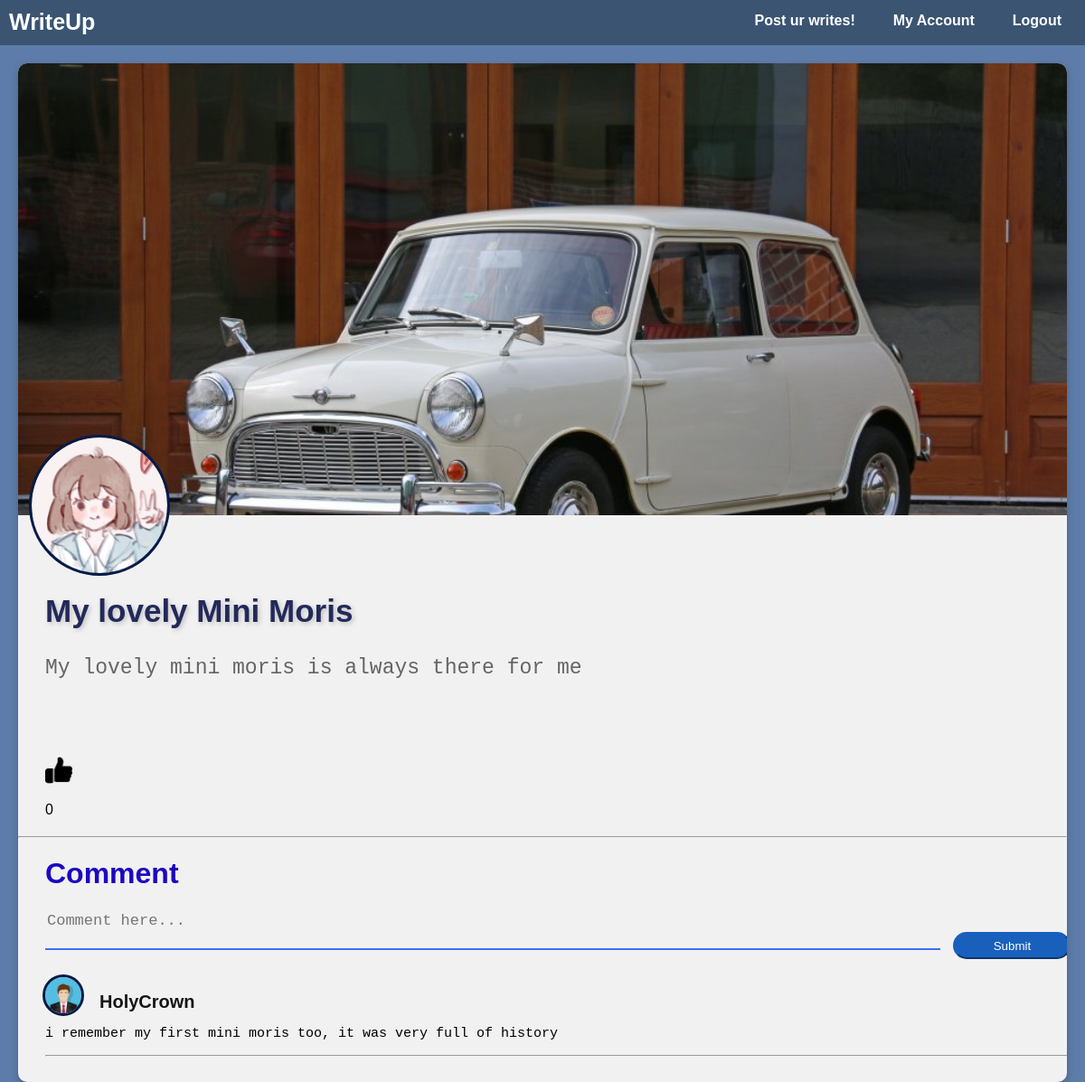
Screenshot of /detail_page.php?id=4 (signed in) with the database file from the repository.
### tables this page shows
CREATE TABLE `post` (
  `id_post` int(11) NOT NULL,
  `title` varchar(50) NOT NULL,
  `description` text NOT NULL,
  `image` varchar(255) NOT NULL,
  `id_account` int(11) NOT NULL,
  `reader` int(20) DEFAULT NULL,
  `created_at` date NOT NULL DEFAULT current_timestamp()
);

CREATE TABLE `account` (
  `id_account` int(11) NOT NULL,
  `email` varchar(30) NOT NULL,
  `username` varchar(30) NOT NULL,
  `password` varchar(255) NOT NULL,
  `profpict` varchar(255) NOT NULL
);

CREATE TABLE `comment` (
  `id_comment` int(11) NOT NULL,
  `id_account` int(11) NOT NULL,
  `id_post` int(11) NOT NULL,
  `comment` text NOT NULL
);

### detail_page.php (the view, shortened to what this page needs)
<?php
        include "connection/connection.php";
        $query = "SELECT * FROM post as p, account as a WHERE id_post = '$_GET[id]' AND p.id_account = a.id_account";
        $user = mysqli_query($db_connection, $query);
        $data = mysqli_fetch_assoc($user);
        $query2 = "SELECT id_likes, id_account, COUNT(*) as total FROM likes where id_post = '$_GET[id]'";
        $likes = mysqli_query($db_connection, $query2);
        $like = mysqli_fetch_assoc($likes);
        $query3 = "SELECT id_likes, id_account FROM likes where id_account = '$_SESSION[id_account]'";
        $liked = mysqli_query($db_connection, $query3);
        $liker = mysqli_fetch_assoc($liked);
?>
<!DOCTYPE html>
<html lang="en">
<head>
    <link rel="stylesheet" href="style.css">
</head>
<body>
    <div class="navbar">
        <div class="left">
            <a href="index.php">WriteUp</a>
        </div>
        <ul>
        <?php if(!isset($_SESSION['login'])){ ?>
            <li><a  onclick="modLog();">Login</a></li>
            <li><a onclick="modReg()">Register</a></li>
        <?php } else{?>
            <li><a href="add-page.php">Post ur writes!</a></li>
            <li><a href="profile.php?id=1">My Account</a></li>
            <li><a href="controller/logout.php">Logout</a></li>
        <?php } ?>
        </ul>
    </div>
    <div class="detail-page">
        <div class="card">
            <div class="img">
                <img src="img/<?= $data['image']?>" alt="">
            </div>
            <div class="profile">
                <a class="prof-link" href='profile.php?id=<?= $data['id_account'] ?>'><img src='img/<?= $data['profpict']?>' alt=""></a>
            </div>
            <div class="title">
                <h3><?= $data['title']?></h3>
            </div>
            <div class="des">
                <pre><?= $data['description']?></pre>
            </div>
            <div class="likes">
                <?php if(!isset($_SESSION['login'])) { ?>
                    <img src="img/like.png" alt="" class="img">
                <?php }else{ ?>
                    <?php if (isset($liker['id_account']) == $_SESSION['id_account']){ ?>
                        <form action="controller/delete_like.php" method="POST">
                            <input type="image" class="img" src="img/likes.png"><p><?= $like['total'] ?></p>
                        </form>
                    <?php } ?>
                <?php } ?>
            </div>
            <hr id="hr1">
            <div class="comment-section">
                <h1><b>Comment</b></h1>
                <?php  if(!isset($_SESSION)) {}else {?>
                <form action="controller/create_comment.php" method="POST">
                    <textarea name="comment" placeholder="Comment here..." onkeyup="textAreaAdjust(this)" required></textarea>
                    <input type="submit">
                </form>
                <?php } ?>
                <?php
                $queryC = "SELECT * FROM `comment` as c, post as p, account as a WHERE c.id_post = '$_GET[id]'
                            AND c.id_account = a.id_account
                            AND c.id_post = p.id_post";
                $datac = mysqli_query($db_connection, $queryC);
                foreach ($datac as $komen) :
                ?>
                <div class="comment">
                    <div class="profiles">
                        <div class="profile-pict">
                            <a class="prof-link" href='profile.php?id=<?= $komen['id_account'] ?>'><img src='img/<?= $komen['profpict']?>' alt=""></a>
                        </div>
                        <div class="username">
                            <a href='profile.php?id=<?= $komen['id_account'] ?>'><?= $komen['username'] ?></a>
                        </div>
                    </div>
                    <div class="komentar">
                        <pre><?= $komen['comment'] ?></pre>
                        <hr id="hr2">
                    </div>
                </div>
                <?php
                endforeach
                ?>
            </div>
        </div>
    </div>
</body>
</html>

### style.css (style rules this page uses)
body { padding: 0; margin: 0; font-family: 'Quicksand', sans-serif; background-color: rgb(94, 124, 169); }
.navbar { width: 100%; height: 50px; background-color: rgb(58, 84, 114); margin: 0; position: fixed; top: 0; z-index: 1; }
.navbar .left a { text-decoration: none; color: #fff; font-size: 25px; font-weight: bold; float: left; margin-left: 10px; margin-top: 10px; }
.navbar ul { list-style-type: none; float: right; margin: 0; }
.navbar li { float: left; margin-right: 10px; }
.navbar li a { display: block; color: #fff; text-align: center; padding: 14px 16px; text-decoration: none; font-weight: bold; transition: .3s; }
.detail-page { margin-top: 70px; padding-left: 20px; padding-right: 20px; padding-bottom: 20px; }
.detail-page .card { margin: auto; height: 100%; width: 100%; box-shadow: 0 4px 8px 0 rgba(0, 0, 0, 0.2); background-color: #f1f1f1; border-radius: 10px; overflow: hidden; padding-bottom: 20px; }
.detail-page .card .img { overflow-y: hidden; }
.detail-page .img img { width: 100%; height: 500px; object-position: 0px -90px; object-fit: cover; }
.detail-page .profile { width: 150px; height: 150px; border-radius: 50%; overflow: hidden; margin-top: -90px; margin-left: 15px; outline: 3px solid rgb(4, 26, 72); background-color: #000; }
.detail-page .profile img { width: 100%; height: 100%; transition: .5s; }
.detail-page .title { width: 100%; margin-left: 30px; margin-top: -13px; }
.detail-page .title h3 { color: rgb(35, 41, 90); text-shadow: 2px 2px 5px rgba(128, 128, 128, 0.418); font-size: 35px; }
.detail-page .des { max-width: 100%; height: auto; margin-left: 30px; margin-top: -20px; }
.detail-page .des pre { max-width: 97%; font-size: 23px; white-space: pre-wrap; white-space: -moz-pre-wrap; white-space: -pre-wrap; white-space: -o-pre-wrap; word-wrap: break-word; color: rgb(100, 100, 100); transition: .3s ease-in-out; transform: translateY(15px); }
.detail-page #hr1 { margin-top: 20px; }
.detail-page .comment-section { padding-left: 30px; width: 100%; }
.comment-section h1 { color: #1c06c2; }
.comment-section textarea { width: 85%; outline: 0; border-width: 0 0 2px; border-color: rgb(63, 108, 255); font-size: 17px; background-color: rgba(255, 255, 255, 0); color: rgb(28, 26, 26); resize: none; }
.comment-section input[type=submit] { margin-left: 10px; width: 130px; height: 30px; border-radius: 20px; border-color: rgb(25, 96, 189); background-color: rgb(25, 96, 189); color: #fff; transition: .3s; }
.comment-section .comment { margin-top: 20px; }
.comment .profile-pict { width: 40px; height: 40px; border-radius: 50%; overflow: hidden; outline: 3px solid rgb(4, 26, 72); }
.comment .profile-pict a img { width: 100%; height: 100%; object-fit: cover; }
.comment .username { margin-left: 60px; margin-top: -24px; }
.comment .username a { text-decoration: none; font-size: 20px; color: rgb(22, 22, 22); font-weight: 900; }
.comment .komentar { max-width: 100%; height: auto; }
.komentar pre { max-width: 90%; font-size: 15px; white-space: pre-wrap; white-space: -moz-pre-wrap; white-space: -pre-wrap; white-space: -o-pre-wrap; word-wrap: break-word; }
.likes { margin-top: 100px; margin-left: 30px; }
.likes .img { width: 30px; }

### rows the page displays
post: image (picture), id_account.profpict (picture), title "My lovely Mini Moris", description "My lovely mini moris is always there for me"
comment: id_account.profpict (picture), id_account.username "HolyCrown", comment "i remember my first mini moris too, it was very full of history"

### other values shown
$like['total'] "0"
